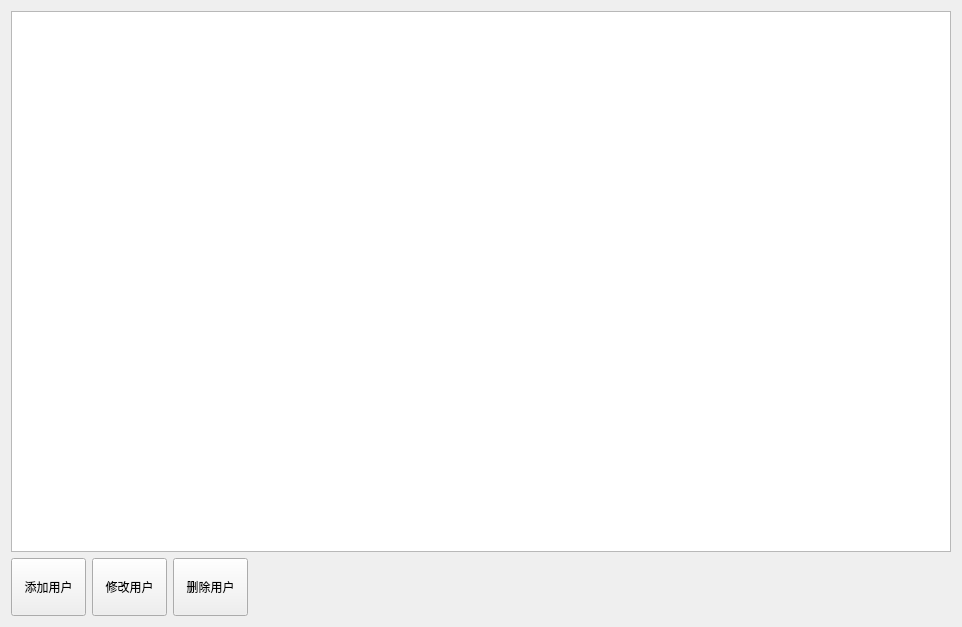
      <widget class="QWidget" name="tab_3">
       <attribute name="title">
        <string>用户管理</string>
       </attribute>
       <layout class="QVBoxLayout" name="verticalLayout_13">
        <item>
         <layout class="QVBoxLayout" name="verticalLayout_20">
          <item>
           <widget class="QTableView" name="AdminTable">
            <property name="minimumSize">
             <size>
              <width>940</width>
              <height>541</height>
             </size>
            </property>
           </widget>
          </item>
          <item>
           <layout class="QHBoxLayout" name="horizontalLayout_19">
            <item>
             <widget class="QPushButton" name="addUser">
              <property name="sizePolicy">
               <sizepolicy hsizetype="Minimum" vsizetype="Expanding">
                <horstretch>0</horstretch>
                <verstretch>0</verstretch>
               </sizepolicy>
              </property>
              <property name="minimumSize">
               <size>
                <width>75</width>
                <height>58</height>
               </size>
              </property>
              <property name="maximumSize">
               <size>
                <width>75</width>
                <height>58</height>
               </size>
              </property>
              <property name="text">
               <string>添加用户</string>
              </property>
             </widget>
            </item>
            <item>
             <widget class="QPushButton" name="changeUser">
              <property name="sizePolicy">
               <sizepolicy hsizetype="Minimum" vsizetype="Expanding">
                <horstretch>0</horstretch>
                <verstretch>0</verstretch>
               </sizepolicy>
              </property>
              <property name="minimumSize">
               <size>
                <width>75</width>
                <height>58</height>
               </size>
              </property>
              <property name="maximumSize">
               <size>
                <width>75</width>
                <height>58</height>
               </size>
              </property>
              <property name="text">
               <string>修改用户</string>
              </property>
             </widget>
            </item>
            <item>
             <widget class="QPushButton" name="removeUser">
              <property name="sizePolicy">
               <sizepolicy hsizetype="Minimum" vsizetype="Expanding">
                <horstretch>0</horstretch>
                <verstretch>0</verstretch>
               </sizepolicy>
              </property>
              <property name="minimumSize">
               <size>
                <width>75</width>
                <height>58</height>
               </size>
              </property>
              <property name="maximumSize">
               <size>
                <width>75</width>
                <height>58</height>
               </size>
              </property>
              <property name="text">
               <string>删除用户</string>
              </property>
             </widget>
            </item>
            <item>
             <spacer name="horizontalSpacer_23">
              <property name="orientation">
               <enum>Qt::Horizontal</enum>
              </property>
              <property name="sizeHint" stdset="0">
               <size>
                <width>40</width>
                <height>20</height>
               </size>
              </property>
             </spacer>
            </item>
           </layout>
          </item>
         </layout>
        </item>
       </layout>
      </widget>
